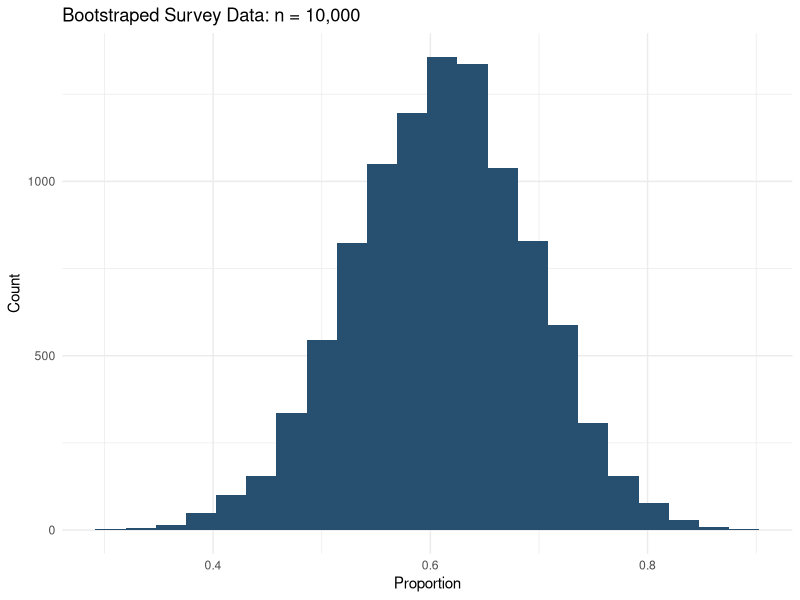

Here is the R script that generated this plot:
## ---- chunk 1
knitr::opts_chunk$set(echo = TRUE)
library(tidyverse)
library(boot)
## ---- chunk 2
# Create vector to relect this data
survey_data <- vector(length = 36)
values <- c(0, 1)

survey_data[1:22] <- unique(values)[2]
survey_data[23:36] <- unique(values)[1]

# 1 = experienced intimidating conduct
# 0 = did not experience intimidating conduct

## ---- chunk 3
# Function of proportion of sample that experienced intimidating conduct
prop_fun <- function (x,i) {sum(x[i])/length(x[i])}

## ---- chunk 4
survey_data_10k <- boot(survey_data,
                        statistic = prop_fun, 
                        R = 10000)

# survey_data_10k

# survey_data_10k$t
  
## ---- chunk 5
# Create dataframe
survey_data_10k_df <- data.frame(bs_prop = survey_data_10k$t)

# Histogram
ggplot(data = survey_data_10k_df, aes(x = bs_prop)) +
  geom_histogram(bins = 22, fill = "#275070") +
  theme_minimal() +
  labs(y = "Count",
       x = "Proportion",
       title = "Bootstraped Survey Data: n = 10,000")
## ---- chunk 6
boot.ci(survey_data_10k, conf = 0.95, type = "perc")
